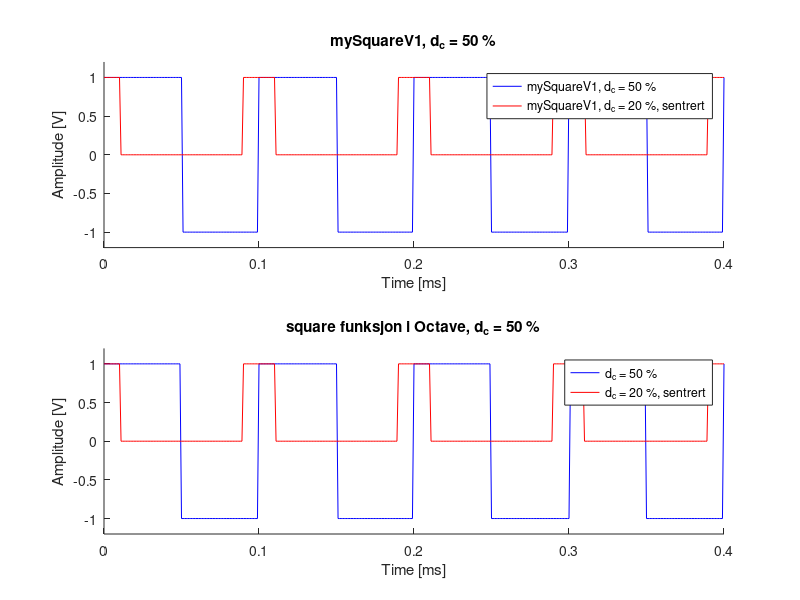
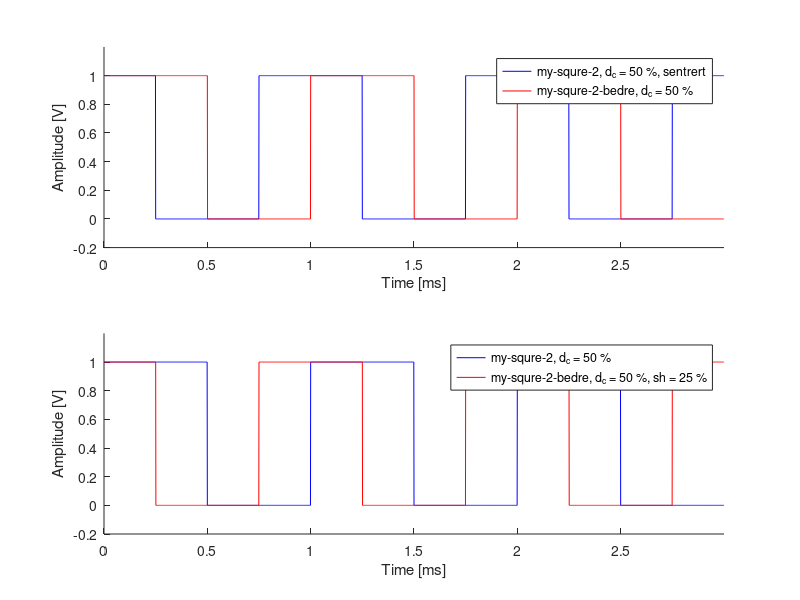
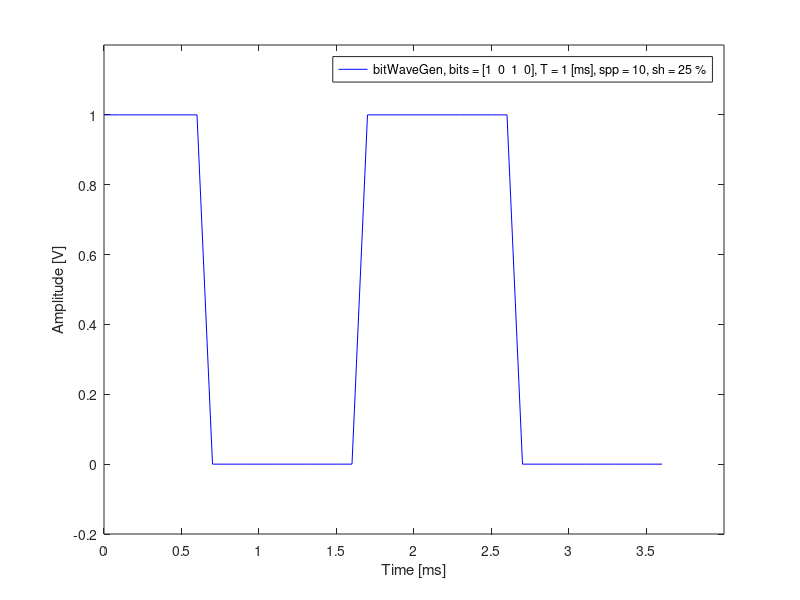

The MATLAB source for these figures, in order:
% Oppgave 3
% Oppgave 3

pkg load signal;

function [t, out] = mySquareV1(t, f0, d_c, bds=[-1,1], pds=0, cent=false);
    #{ 
        t: tidsvektor
        f0: fundemental frekvens
        d_c: duty cycle 
        bds: bounds aks grenser (hva høy og lav er i verdi) -> bds(1) = lav verdi, bds(2) = høy verdi.  
        pds: antall perioder man ønsker 
        cent: få en sentrerrt positiv puls omkring origo (alså tidskifte med halv pulsperiode, t+t1 hvor t1 = (T*d_c/100)/2)

        return verdi -> t: tidsavektor om pds=0 t_ut = t_in eller så er den tilpaset skalert til ms, out: resulterde verdier for y aksen (amplitude vektor).
    #} 

    T = 1/f0;

    if pds != 0;
        t_stop = T*pds;
        idx = find(t >= t_stop, 1)-1;
        t = t(1:idx);
    end;
        
    d_c = d_c/100;
    rads = t*2*pi*f0;

    if cent;
        rads = t*2*pi*f0 + (2*pi*d_c)/2;
    end;

    pulse_end_rad = 2*pi*d_c;
    n_rad = mod(rads, 2*pi );

    out = n_rad;
    out(n_rad > pulse_end_rad) = bds(1);
    out(n_rad <= pulse_end_rad) = bds(2);

    t = t*1e3; # skaler til ms
 
end;

function [t, out] = mySquareV2(f0, d_c, spp, pds=5, cent=false)
    #{ 
        f0: fundemental frekvens
        d_c: duty cycle 
        spp: samples per periode 
        pds: antall perioder man ønsker 
        cent: få en sentrerrt positeiv puls omkring origo (alså tidskifte med halv pulsperiode, t+t1 hvor t1 = (T*d_c/100)/2)

        return verdi -> t: resulterdne tidsavektor skalert til ms, out: resulterde verdier for y aksen (amplitude vektor).
    #}

    T = 1/f0;
    d_c = d_c/100; 
    dt = T/spp;

    pc = round(spp*d_c);
    t = 0:dt:(T*pds-dt);
    if !cent;
        one_p = [ones(1,pc), zeros(1,spp-pc)];
    else;
        one_s = ones(1, pc);
        one_p = [one_s(1:round(end/2)), zeros(1,spp-pc), one_s((round(end/2)+1):end)];
    end;
   
    out = [];
    for i=1:pds;
        out = [out , one_p];
    end;

    t = t*1e3;
end;

function [t, out] = mySquareV3(f0, d_c, spp, bds=[-1,1], pds=5, sh=0)
    #{ 
        f0: fundemental frekvens
        d_c: duty cycle 
        spp: samples per periode 
        bds: bounds aks grenser (hva høy og lav er i verdi) -> bds(1) = lav verdi, bds(2) = høy verdi. 
        pds: antall perioder man ønsker 
        shfit: sh i tid gitt i prosent -> t + T*(sh/100)

        return verdi -> t: resulterdne tidsavektor skalert til ms, out: resulterde verdier for y aksen (amplitude vektor).
    #} 

    d_c = d_c/100; 
    T = 1/f0;
    dt = T/spp;
    pulse_end_time = T*d_c;

    t = 0:dt:(T*pds-dt);
    t_mod =  mod(t + T*(sh/100), T);

    out = t_mod;
    out(t_mod <= pulse_end_time) = bds(2);
    out(t_mod > pulse_end_time) = bds(1);

    t = t*1e3; 
end;

% a) 
% 100 sample pr periode ga en god nok firekant puls
f0 = 10e3; 
T = 1/f0;
fs = f0*100;

t_start = 0;
t_end = T*4;
dt = 1/fs;

d_c = 50; # %
d_c2 = 20; # %

t = (t_start:dt:t_end);

% sammenligning av mySquareV1  og square funksjonen i Octave
[_, out_m] = mySquareV1(t, f0, d_c);
[_, out_m2] = mySquareV1(t, f0, d_c2, [0,1], 0, true);

out = square(t*2*pi*f0, d_c);
t_1 = T*(d_c2/100)/2; 
out2 = square((t+t_1)*2*pi*f0, d_c2); #shiftet for å få en sentrert puls, dette tilsvarer det som er gjort i mySquareV1 med cent = true.
out2 = (out2 + 1)/2; # skalere til 0 og 1

figure(1);

subplot(2,1,1);
hold on;
t = t*1e3; # skaler til ms
plot(t,out_m, "b", "DisplayName", sprintf("mySquareV1, d_c = %d %%", d_c));
plot(t,out_m2, "r", "DisplayName", sprintf("mySquareV1, d_c = %d %%, sentrert", d_c2));
ylim([-1.2, 1.2]);
xlabel('Time [ms]');
ylabel('Amplitude [V]');
title(sprintf("mySquareV1, d_c = %d %%", d_c));
legend();

subplot(2,1,2);
hold on;
plot(t, out, "b", "DisplayName", sprintf("d_c = %d %%", d_c));
plot(t, out2, "r", "DisplayName", sprintf("d_c = %d %%, sentrert", d_c2));
ylim([-1.2, 1.2]);
xlabel('Time [ms]');
ylabel('Amplitude [V]');
title(sprintf("square funksjon i Octave, d_c = %d %%", d_c));
legend();


% a) test av mySquareV2 og mySquareV3

f0 = 1e3; 
d_c = 50; # %
spp = 1000; # sample per periode
pds = 3;
bds = [0,1];

[t, out] = mySquareV2(f0, d_c, spp, pds, true);
[t2, out2] = mySquareV3(f0, d_c, spp, bds, pds);

figure(2);
subplot(2,1,1);
hold on;
plot(t, out, "b", "DisplayName", sprintf("my-squre-2, d_c = %d %%, sentrert", d_c));
plot(t2, out2, "r", "DisplayName", sprintf("my-squre-2-bedre, d_c = %d %%", d_c));
xlabel('Time [ms]');
ylabel('Amplitude [V]');
ylim([bds(1)-0.2, bds(2)+0.2]);
xticks(0:0.5:t(end));
legend();

% en av grafene skal ha en shift i tid på 25% av pulsperioden T*(sh/100), dette tilsvarer sentrert puls slik som vist i føste versjon av my_squre2.
subplot(2,1,2);
sh = 25; # %
[t3, out3] = mySquareV2(f0, d_c, spp, pds, false);
[t4, out4] = mySquareV3(f0, d_c, spp, bds, pds, sh);
hold on;
plot(t3, out3, "b", "DisplayName", sprintf("my-squre-2, d_c = %d %%", d_c));
plot(t4, out4, "r", "DisplayName", sprintf("my-squre-2-bedre, d_c = %d %%, sh = %d %%", d_c, sh));
xlabel('Time [ms]');
ylabel('Amplitude [V]');
ylim([bds(1)-0.2, bds(2)+0.2]);
xticks(0:0.5:t3(end));
legend();


% b)
function [t, out] = bitWaveGen(bits, T, spp, sh=0)
    #{ 
        bits: vektor med bits (1 og 0) som skal generere en puls
        T: bit tid (periode) i sekunder
        spp: samples per periode 
        shfit: sh i tid gitt i prosent -> t + T*(sh/100)

        return verdi -> t: resulterdne tidsavektor skalert til ms, out: resulterde verdier for y aksen (amplitude vektor).
    #}

    dt = T/spp;
    pds = length(bits);
    sh_num = T*(sh/100);

    t = 0:dt:(T*pds-dt-sh_num);
    out = [];
    for i=1:pds;
        if bits(i) == 1;
            out = [out, ones(1,spp)];
        else;
            out = [out, zeros(1,spp)];
        end;
    end;
    out = out((round(sh_num/dt)+1):end);

    t = t*1e3; 
end;

bits = [1,0,1,0];
T = 1e-3; # s
spp = 10; # sample per periode
sh = 25; # %
[t, out] = bitWaveGen(bits, T, spp, sh);
figure(3);
plot(t, out, "b", "DisplayName", sprintf("bitWaveGen, bits = [%s], T = %g [ms], spp = %d, sh = %d %%", num2str(bits), T*1e3, spp, sh));
xlabel('Time [ms]');
ylabel('Amplitude [V]');
xticks(0:0.5:t(end));
ylim([-0.2, 1.2]);
legend();
